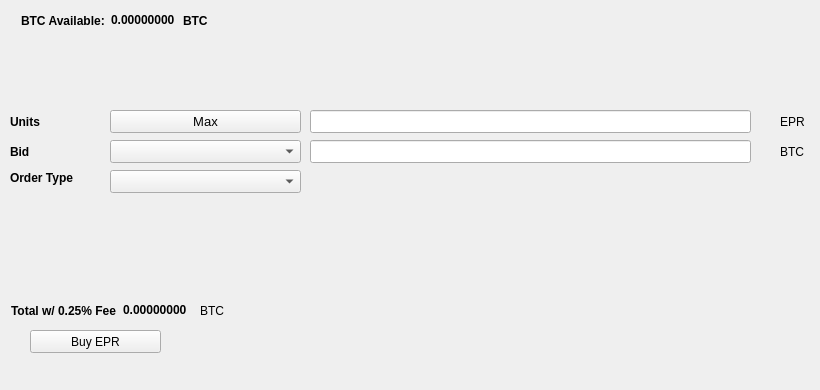
   <widget class="QWidget" name="BuyTab">
    <attribute name="title">
     <string>Buy</string>
    </attribute>
    <widget class="QPushButton" name="BuyEPR">
     <property name="geometry">
      <rect>
       <x>30</x>
       <y>330</y>
       <width>131</width>
       <height>23</height>
      </rect>
     </property>
     <property name="text">
      <string>Buy EPR</string>
     </property>
     <property name="icon">
      <iconset resource="../epr.qrc">
       <normaloff>:/icons/bitcoin</normaloff>:/icons/bitcoin</iconset>
     </property>
    </widget>
    <widget class="QLabel" name="label_3">
     <property name="geometry">
      <rect>
       <x>10</x>
       <y>110</y>
       <width>46</width>
       <height>23</height>
      </rect>
     </property>
     <property name="font">
      <font>
       <weight>75</weight>
       <bold>true</bold>
      </font>
     </property>
     <property name="text">
      <string>Units</string>
     </property>
    </widget>
    <widget class="QLineEdit" name="UnitsInput">
     <property name="geometry">
      <rect>
       <x>310</x>
       <y>110</y>
       <width>441</width>
       <height>23</height>
      </rect>
     </property>
     <property name="font">
      <font>
       <pointsize>9</pointsize>
       <weight>75</weight>
       <bold>true</bold>
      </font>
     </property>
    </widget>
    <widget class="QLineEdit" name="BuyBidPriceEdit">
     <property name="geometry">
      <rect>
       <x>310</x>
       <y>140</y>
       <width>441</width>
       <height>23</height>
      </rect>
     </property>
     <property name="font">
      <font>
       <pointsize>9</pointsize>
       <weight>75</weight>
       <bold>true</bold>
      </font>
     </property>
    </widget>
    <widget class="QLabel" name="label_4">
     <property name="geometry">
      <rect>
       <x>780</x>
       <y>110</y>
       <width>31</width>
       <height>23</height>
      </rect>
     </property>
     <property name="text">
      <string>EPR</string>
     </property>
    </widget>
    <widget class="QLabel" name="label_5">
     <property name="geometry">
      <rect>
       <x>780</x>
       <y>140</y>
       <width>31</width>
       <height>23</height>
      </rect>
     </property>
     <property name="text">
      <string>BTC</string>
     </property>
    </widget>
    <widget class="QLabel" name="label_6">
     <property name="geometry">
      <rect>
       <x>10</x>
       <y>140</y>
       <width>46</width>
       <height>23</height>
      </rect>
     </property>
     <property name="font">
      <font>
       <weight>75</weight>
       <bold>true</bold>
      </font>
     </property>
     <property name="text">
      <string>Bid</string>
     </property>
    </widget>
    <widget class="QLabel" name="label_7">
     <property name="geometry">
      <rect>
       <x>10</x>
       <y>170</y>
       <width>91</width>
       <height>16</height>
      </rect>
     </property>
     <property name="font">
      <font>
       <weight>75</weight>
       <bold>true</bold>
      </font>
     </property>
     <property name="text">
      <string>Order Type</string>
     </property>
    </widget>
    <widget class="QPushButton" name="Buy_Max_Amount">
     <property name="geometry">
      <rect>
       <x>110</x>
       <y>110</y>
       <width>191</width>
       <height>23</height>
      </rect>
     </property>
     <property name="font">
      <font>
       <pointsize>10</pointsize>
      </font>
     </property>
     <property name="text">
      <string>Max</string>
     </property>
    </widget>
    <widget class="QComboBox" name="BuyBidcomboBox">
     <property name="geometry">
      <rect>
       <x>110</x>
       <y>140</y>
       <width>191</width>
       <height>23</height>
      </rect>
     </property>
     <property name="font">
      <font>
       <pointsize>10</pointsize>
      </font>
     </property>
    </widget>
    <widget class="QComboBox" name="buyOrdertypeCombo">
     <property name="geometry">
      <rect>
       <x>110</x>
       <y>170</y>
       <width>191</width>
       <height>23</height>
      </rect>
     </property>
     <property name="font">
      <font>
       <pointsize>10</pointsize>
      </font>
     </property>
    </widget>
    <widget class="QWidget" name="layoutWidget1">
     <property name="geometry">
      <rect>
       <x>21</x>
       <y>11</y>
       <width>227</width>
       <height>19</height>
      </rect>
     </property>
     <layout class="QHBoxLayout" name="horizontalLayout_3">
      <item>
       <widget class="QLabel" name="label232">
        <property name="font">
         <font>
          <weight>75</weight>
          <bold>true</bold>
         </font>
        </property>
        <property name="text">
         <string>BTC Available:</string>
        </property>
       </widget>
      </item>
      <item>
       <widget class="QLabel" name="BtcAvailableLbl">
        <property name="palette">
         <palette>
          <active>
           <colorrole role="WindowText">
            <brush brushstyle="SolidPattern">
             <color alpha="255">
              <red>0</red>
              <green>0</green>
              <blue>0</blue>
             </color>
            </brush>
           </colorrole>
           <colorrole role="Button">
            <brush brushstyle="SolidPattern">
             <color alpha="255">
              <red>0</red>
              <green>170</green>
              <blue>0</blue>
             </color>
            </brush>
           </colorrole>
           <colorrole role="Light">
            <brush brushstyle="SolidPattern">
             <color alpha="255">
              <red>0</red>
              <green>255</green>
              <blue>0</blue>
             </color>
            </brush>
           </colorrole>
           <colorrole role="Midlight">
            <brush brushstyle="SolidPattern">
             <color alpha="255">
              <red>0</red>
              <green>212</green>
              <blue>0</blue>
             </color>
            </brush>
           </colorrole>
           <colorrole role="Dark">
            <brush brushstyle="SolidPattern">
             <color alpha="255">
              <red>0</red>
              <green>85</green>
              <blue>0</blue>
             </color>
            </brush>
           </colorrole>
           <colorrole role="Mid">
            <brush brushstyle="SolidPattern">
             <color alpha="255">
              <red>0</red>
              <green>113</green>
              <blue>0</blue>
             </color>
            </brush>
           </colorrole>
           <colorrole role="Text">
            <brush brushstyle="SolidPattern">
             <color alpha="255">
              <red>0</red>
              <green>170</green>
              <blue>0</blue>
             </color>
            </brush>
           </colorrole>
           <colorrole role="BrightText">
            <brush brushstyle="SolidPattern">
             <color alpha="255">
              <red>255</red>
              <green>255</green>
              <blue>255</blue>
             </color>
            </brush>
           </colorrole>
           <colorrole role="ButtonText">
            <brush brushstyle="SolidPattern">
             <color alpha="255">
              <red>0</red>
              <green>0</green>
              <blue>0</blue>
             </color>
            </brush>
           </colorrole>
           <colorrole role="Base">
            <brush brushstyle="SolidPattern">
             <color alpha="255">
              <red>255</red>
              <green>255</green>
              <blue>255</blue>
             </color>
            </brush>
           </colorrole>
           <colorrole role="Window">
            <brush brushstyle="SolidPattern">
             <color alpha="255">
              <red>0</red>
              <green>170</green>
              <blue>0</blue>
             </color>
            </brush>
           </colorrole>
           <colorrole role="Shadow">
            <brush brushstyle="SolidPattern">
             <color alpha="255">
              <red>0</red>
              <green>0</green>
              <blue>0</blue>
             </color>
            </brush>
           </colorrole>
           <colorrole role="AlternateBase">
            <brush brushstyle="SolidPattern">
             <color alpha="255">
              <red>127</red>
              <green>212</green>
              <blue>127</blue>
             </color>
            </brush>
           </colorrole>
           <colorrole role="ToolTipBase">
            <brush brushstyle="SolidPattern">
             <color alpha="255">
              <red>255</red>
              <green>255</green>
              <blue>220</blue>
             </color>
            </brush>
           </colorrole>
           <colorrole role="ToolTipText">
            <brush brushstyle="SolidPattern">
             <color alpha="255">
              <red>0</red>
              <green>0</green>
              <blue>0</blue>
             </color>
            </brush>
           </colorrole>
          </active>
          <inactive>
           <colorrole role="WindowText">
            <brush brushstyle="SolidPattern">
             <color alpha="255">
              <red>0</red>
              <green>0</green>
              <blue>0</blue>
             </color>
            </brush>
           </colorrole>
           <colorrole role="Button">
            <brush brushstyle="SolidPattern">
             <color alpha="255">
              <red>0</red>
              <green>170</green>
              <blue>0</blue>
             </color>
            </brush>
           </colorrole>
           <colorrole role="Light">
            <brush brushstyle="SolidPattern">
             <color alpha="255">
              <red>0</red>
              <green>255</green>
              <blue>0</blue>
             </color>
            </brush>
           </colorrole>
           <colorrole role="Midlight">
            <brush brushstyle="SolidPattern">
             <color alpha="255">
              <red>0</red>
              <green>212</green>
              <blue>0</blue>
             </color>
            </brush>
           </colorrole>
           <colorrole role="Dark">
            <brush brushstyle="SolidPattern">
             <color alpha="255">
              <red>0</red>
              <green>85</green>
              <blue>0</blue>
             </color>
            </brush>
           </colorrole>
           <colorrole role="Mid">
            <brush brushstyle="SolidPattern">
             <color alpha="255">
              <red>0</red>
              <green>113</green>
              <blue>0</blue>
             </color>
            </brush>
           </colorrole>
           <colorrole role="Text">
            <brush brushstyle="SolidPattern">
             <color alpha="255">
              <red>0</red>
              <green>170</green>
              <blue>0</blue>
             </color>
            </brush>
           </colorrole>
           <colorrole role="BrightText">
            <brush brushstyle="SolidPattern">
             <color alpha="255">
              <red>255</red>
              <green>255</green>
              <blue>255</blue>
             </color>
            </brush>
           </colorrole>
           <colorrole role="ButtonText">
            <brush brushstyle="SolidPattern">
             <color alpha="255">
              <red>0</red>
              <green>0</green>
              <blue>0</blue>
             </color>
            </brush>
           </colorrole>
           <colorrole role="Base">
            <brush brushstyle="SolidPattern">
             <color alpha="255">
              <red>255</red>
              <green>255</green>
              <blue>255</blue>
             </color>
            </brush>
           </colorrole>
           <colorrole role="Window">
            <brush brushstyle="SolidPattern">
             <color alpha="255">
              <red>0</red>
              <green>170</green>
              <blue>0</blue>
             </color>
            </brush>
           </colorrole>
           <colorrole role="Shadow">
            <brush brushstyle="SolidPattern">
             <color alpha="255">
              <red>0</red>
              <green>0</green>
              <blue>0</blue>
             </color>
            </brush>
           </colorrole>
           <colorrole role="AlternateBase">
            <brush brushstyle="SolidPattern">
             <color alpha="255">
              <red>127</red>
              <green>212</green>
              <blue>127</blue>
             </color>
            </brush>
           </colorrole>
           <colorrole role="ToolTipBase">
            <brush brushstyle="SolidPattern">
             <color alpha="255">
              <red>255</red>
              <green>255</green>
              <blue>220</blue>
             </color>
            </brush>
           </colorrole>
           <colorrole role="ToolTipText">
            <brush brushstyle="SolidPattern">
             <color alpha="255">
              <red>0</red>
              <green>0</green>
              <blue>0</blue>
             </color>
            </brush>
           </colorrole>
          </inactive>
          <disabled>
           <colorrole role="WindowText">
            <brush brushstyle="SolidPattern">
             <color alpha="255">
              <red>0</red>
              <green>85</green>
              <blue>0</blue>
             </color>
            </brush>
           </colorrole>
           <colorrole role="Button">
            <brush brushstyle="SolidPattern">
             <color alpha="255">
              <red>0</red>
              <green>170</green>
              <blue>0</blue>
             </color>
            </brush>
           </colorrole>
           <colorrole role="Light">
            <brush brushstyle="SolidPattern">
             <color alpha="255">
              <red>0</red>
              <green>255</green>
              <blue>0</blue>
             </color>
            </brush>
           </colorrole>
           <colorrole role="Midlight">
            <brush brushstyle="SolidPattern">
             <color alpha="255">
              <red>0</red>
              <green>212</green>
              <blue>0</blue>
             </color>
            </brush>
           </colorrole>
           <colorrole role="Dark">
            <brush brushstyle="SolidPattern">
             <color alpha="255">
              <red>0</red>
              <green>85</green>
              <blue>0</blue>
             </color>
            </brush>
           </colorrole>
           <colorrole role="Mid">
            <brush brushstyle="SolidPattern">
             <color alpha="255">
              <red>0</red>
              <green>113</green>
              <blue>0</blue>
             </color>
            </brush>
           </colorrole>
           <colorrole role="Text">
            <brush brushstyle="SolidPattern">
             <color alpha="255">
              <red>0</red>
              <green>85</green>
              <blue>0</blue>
             </color>
            </brush>
           </colorrole>
           <colorrole role="BrightText">
            <brush brushstyle="SolidPattern">
             <color alpha="255">
              <red>255</red>
              <green>255</green>
              <blue>255</blue>
             </color>
            </brush>
           </colorrole>
           <colorrole role="ButtonText">
            <brush brushstyle="SolidPattern">
             <color alpha="255">
              <red>0</red>
              <green>85</green>
              <blue>0</blue>
             </color>
            </brush>
           </colorrole>
           <colorrole role="Base">
            <brush brushstyle="SolidPattern">
             <color alpha="255">
              <red>0</red>
              <green>170</green>
              <blue>0</blue>
             </color>
            </brush>
           </colorrole>
           <colorrole role="Window">
            <brush brushstyle="SolidPattern">
             <color alpha="255">
              <red>0</red>
              <green>170</green>
              <blue>0</blue>
             </color>
            </brush>
           </colorrole>
           <colorrole role="Shadow">
            <brush brushstyle="SolidPattern">
             <color alpha="255">
              <red>0</red>
              <green>0</green>
              <blue>0</blue>
             </color>
            </brush>
           </colorrole>
           <colorrole role="AlternateBase">
            <brush brushstyle="SolidPattern">
             <color alpha="255">
              <red>0</red>
              <green>170</green>
              <blue>0</blue>
             </color>
            </brush>
           </colorrole>
           <colorrole role="ToolTipBase">
            <brush brushstyle="SolidPattern">
             <color alpha="255">
              <red>255</red>
              <green>255</green>
              <blue>220</blue>
             </color>
            </brush>
           </colorrole>
           <colorrole role="ToolTipText">
            <brush brushstyle="SolidPattern">
             <color alpha="255">
              <red>0</red>
              <green>0</green>
              <blue>0</blue>
             </color>
            </brush>
           </colorrole>
          </disabled>
         </palette>
        </property>
        <property name="font">
         <font>
          <weight>75</weight>
          <bold>true</bold>
         </font>
        </property>
        <property name="text">
         <string>0.00000000</string>
        </property>
        <property name="textInteractionFlags">
         <set>Qt::LinksAccessibleByMouse|Qt::TextSelectableByKeyboard|Qt::TextSelectableByMouse</set>
        </property>
       </widget>
      </item>
      <item>
       <widget class="QLabel" name="BtcAvailableLbl_2">
        <property name="font">
         <font>
          <weight>75</weight>
          <bold>true</bold>
         </font>
        </property>
        <property name="text">
         <string>BTC</string>
        </property>
       </widget>
      </item>
     </layout>
    </widget>
    <widget class="QWidget" name="layoutWidge2">
     <property name="geometry">
      <rect>
       <x>11</x>
       <y>301</y>
       <width>259</width>
       <height>19</height>
      </rect>
     </property>
     <layout class="QHBoxLayout" name="horizontalLayout_4">
      <item>
       <widget class="QLabel" name="label_9">
        <property name="font">
         <font>
          <weight>75</weight>
          <bold>true</bold>
         </font>
        </property>
        <property name="text">
         <string>Total w/ 0.25% Fee</string>
        </property>
       </widget>
      </item>
      <item>
       <widget class="QLabel" name="BuyCostLabel">
        <property name="palette">
         <palette>
          <active>
           <colorrole role="WindowText">
            <brush brushstyle="SolidPattern">
             <color alpha="255">
              <red>0</red>
              <green>0</green>
              <blue>0</blue>
             </color>
            </brush>
           </colorrole>
           <colorrole role="Button">
            <brush brushstyle="SolidPattern">
             <color alpha="255">
              <red>0</red>
              <green>170</green>
              <blue>0</blue>
             </color>
            </brush>
           </colorrole>
           <colorrole role="Light">
            <brush brushstyle="SolidPattern">
             <color alpha="255">
              <red>0</red>
              <green>255</green>
              <blue>0</blue>
             </color>
            </brush>
           </colorrole>
           <colorrole role="Midlight">
            <brush brushstyle="SolidPattern">
             <color alpha="255">
              <red>0</red>
              <green>212</green>
              <blue>0</blue>
             </color>
            </brush>
           </colorrole>
           <colorrole role="Dark">
            <brush brushstyle="SolidPattern">
             <color alpha="255">
              <red>0</red>
              <green>85</green>
              <blue>0</blue>
             </color>
            </brush>
           </colorrole>
           <colorrole role="Mid">
            <brush brushstyle="SolidPattern">
             <color alpha="255">
              <red>0</red>
              <green>113</green>
              <blue>0</blue>
             </color>
            </brush>
           </colorrole>
           <colorrole role="Text">
            <brush brushstyle="SolidPattern">
             <color alpha="255">
              <red>0</red>
              <green>170</green>
              <blue>0</blue>
             </color>
            </brush>
           </colorrole>
           <colorrole role="BrightText">
            <brush brushstyle="SolidPattern">
             <color alpha="255">
              <red>255</red>
              <green>255</green>
              <blue>255</blue>
             </color>
            </brush>
           </colorrole>
           <colorrole role="ButtonText">
            <brush brushstyle="SolidPattern">
             <color alpha="255">
              <red>0</red>
              <green>0</green>
              <blue>0</blue>
             </color>
            </brush>
           </colorrole>
           <colorrole role="Base">
            <brush brushstyle="SolidPattern">
             <color alpha="255">
              <red>255</red>
              <green>255</green>
              <blue>255</blue>
             </color>
            </brush>
           </colorrole>
           <colorrole role="Window">
            <brush brushstyle="SolidPattern">
             <color alpha="255">
              <red>0</red>
              <green>170</green>
              <blue>0</blue>
             </color>
            </brush>
           </colorrole>
           <colorrole role="Shadow">
            <brush brushstyle="SolidPattern">
             <color alpha="255">
              <red>0</red>
              <green>0</green>
              <blue>0</blue>
             </color>
            </brush>
           </colorrole>
           <colorrole role="AlternateBase">
            <brush brushstyle="SolidPattern">
             <color alpha="255">
              <red>127</red>
              <green>212</green>
              <blue>127</blue>
             </color>
            </brush>
           </colorrole>
           <colorrole role="ToolTipBase">
            <brush brushstyle="SolidPattern">
             <color alpha="255">
              <red>255</red>
              <green>255</green>
              <blue>220</blue>
             </color>
            </brush>
           </colorrole>
           <colorrole role="ToolTipText">
            <brush brushstyle="SolidPattern">
             <color alpha="255">
              <red>0</red>
              <green>0</green>
              <blue>0</blue>
             </color>
            </brush>
           </colorrole>
          </active>
          <inactive>
           <colorrole role="WindowText">
            <brush brushstyle="SolidPattern">
             <color alpha="255">
              <red>0</red>
              <green>0</green>
              <blue>0</blue>
             </color>
            </brush>
           </colorrole>
           <colorrole role="Button">
            <brush brushstyle="SolidPattern">
             <color alpha="255">
              <red>0</red>
              <green>170</green>
              <blue>0</blue>
             </color>
            </brush>
           </colorrole>
           <colorrole role="Light">
            <brush brushstyle="SolidPattern">
             <color alpha="255">
              <red>0</red>
              <green>255</green>
              <blue>0</blue>
             </color>
            </brush>
           </colorrole>
           <colorrole role="Midlight">
            <brush brushstyle="SolidPattern">
             <color alpha="255">
              <red>0</red>
              <green>212</green>
              <blue>0</blue>
             </color>
            </brush>
           </colorrole>
           <colorrole role="Dark">
            <brush brushstyle="SolidPattern">
             <color alpha="255">
              <red>0</red>
              <green>85</green>
              <blue>0</blue>
             </color>
            </brush>
           </colorrole>
           <colorrole role="Mid">
            <brush brushstyle="SolidPattern">
             <color alpha="255">
              <red>0</red>
              <green>113</green>
              <blue>0</blue>
             </color>
            </brush>
           </colorrole>
           <colorrole role="Text">
            <brush brushstyle="SolidPattern">
             <color alpha="255">
              <red>0</red>
              <green>170</green>
              <blue>0</blue>
             </color>
            </brush>
           </colorrole>
           <colorrole role="BrightText">
            <brush brushstyle="SolidPattern">
             <color alpha="255">
              <red>255</red>
              <green>255</green>
              <blue>255</blue>
             </color>
            </brush>
           </colorrole>
           <colorrole role="ButtonText">
            <brush brushstyle="SolidPattern">
             <color alpha="255">
              <red>0</red>
              <green>0</green>
              <blue>0</blue>
             </color>
            </brush>
           </colorrole>
           <colorrole role="Base">
            <brush brushstyle="SolidPattern">
             <color alpha="255">
              <red>255</red>
              <green>255</green>
              <blue>255</blue>
             </color>
            </brush>
           </colorrole>
           <colorrole role="Window">
            <brush brushstyle="SolidPattern">
             <color alpha="255">
              <red>0</red>
              <green>170</green>
              <blue>0</blue>
             </color>
            </brush>
           </colorrole>
           <colorrole role="Shadow">
            <brush brushstyle="SolidPattern">
             <color alpha="255">
              <red>0</red>
              <green>0</green>
              <blue>0</blue>
             </color>
            </brush>
           </colorrole>
           <colorrole role="AlternateBase">
            <brush brushstyle="SolidPattern">
             <color alpha="255">
              <red>127</red>
              <green>212</green>
              <blue>127</blue>
             </color>
            </brush>
           </colorrole>
           <colorrole role="ToolTipBase">
            <brush brushstyle="SolidPattern">
             <color alpha="255">
              <red>255</red>
              <green>255</green>
              <blue>220</blue>
             </color>
            </brush>
           </colorrole>
           <colorrole role="ToolTipText">
            <brush brushstyle="SolidPattern">
             <color alpha="255">
              <red>0</red>
              <green>0</green>
              <blue>0</blue>
             </color>
            </brush>
           </colorrole>
          </inactive>
          <disabled>
           <colorrole role="WindowText">
            <brush brushstyle="SolidPattern">
             <color alpha="255">
              <red>0</red>
              <green>85</green>
              <blue>0</blue>
             </color>
            </brush>
           </colorrole>
           <colorrole role="Button">
            <brush brushstyle="SolidPattern">
             <color alpha="255">
              <red>0</red>
              <green>170</green>
              <blue>0</blue>
             </color>
            </brush>
           </colorrole>
           <colorrole role="Light">
            <brush brushstyle="SolidPattern">
             <color alpha="255">
              <red>0</red>
              <green>255</green>
              <blue>0</blue>
             </color>
            </brush>
           </colorrole>
           <colorrole role="Midlight">
            <brush brushstyle="SolidPattern">
             <color alpha="255">
              <red>0</red>
              <green>212</green>
              <blue>0</blue>
             </color>
            </brush>
           </colorrole>
           <colorrole role="Dark">
            <brush brushstyle="SolidPattern">
             <color alpha="255">
              <red>0</red>
              <green>85</green>
              <blue>0</blue>
             </color>
            </brush>
           </colorrole>
           <colorrole role="Mid">
            <brush brushstyle="SolidPattern">
             <color alpha="255">
              <red>0</red>
              <green>113</green>
              <blue>0</blue>
             </color>
            </brush>
           </colorrole>
           <colorrole role="Text">
            <brush brushstyle="SolidPattern">
             <color alpha="255">
              <red>0</red>
              <green>85</green>
              <blue>0</blue>
             </color>
            </brush>
           </colorrole>
           <colorrole role="BrightText">
            <brush brushstyle="SolidPattern">
             <color alpha="255">
              <red>255</red>
              <green>255</green>
              <blue>255</blue>
             </color>
            </brush>
           </colorrole>
           <colorrole role="ButtonText">
            <brush brushstyle="SolidPattern">
             <color alpha="255">
              <red>0</red>
              <green>85</green>
              <blue>0</blue>
             </color>
            </brush>
           </colorrole>
           <colorrole role="Base">
            <brush brushstyle="SolidPattern">
             <color alpha="255">
              <red>0</red>
              <green>170</green>
              <blue>0</blue>
             </color>
            </brush>
           </colorrole>
           <colorrole role="Window">
            <brush brushstyle="SolidPattern">
             <color alpha="255">
              <red>0</red>
              <green>170</green>
              <blue>0</blue>
             </color>
            </brush>
           </colorrole>
           <colorrole role="Shadow">
            <brush brushstyle="SolidPattern">
             <color alpha="255">
              <red>0</red>
              <green>0</green>
              <blue>0</blue>
             </color>
            </brush>
           </colorrole>
           <colorrole role="AlternateBase">
            <brush brushstyle="SolidPattern">
             <color alpha="255">
              <red>0</red>
              <green>170</green>
              <blue>0</blue>
             </color>
            </brush>
           </colorrole>
           <colorrole role="ToolTipBase">
            <brush brushstyle="SolidPattern">
             <color alpha="255">
              <red>255</red>
              <green>255</green>
              <blue>220</blue>
             </color>
            </brush>
           </colorrole>
           <colorrole role="ToolTipText">
            <brush brushstyle="SolidPattern">
             <color alpha="255">
              <red>0</red>
              <green>0</green>
              <blue>0</blue>
             </color>
            </brush>
           </colorrole>
          </disabled>
         </palette>
        </property>
        <property name="font">
         <font>
          <weight>75</weight>
          <bold>true</bold>
         </font>
        </property>
        <property name="autoFillBackground">
         <bool>false</bool>
        </property>
        <property name="text">
         <string>0.00000000</string>
        </property>
        <property name="textInteractionFlags">
         <set>Qt::LinksAccessibleByMouse|Qt::TextSelectableByMouse</set>
        </property>
       </widget>
      </item>
      <item>
       <widget class="QLabel" name="label_10">
        <property name="font">
         <font>
          <weight>50</weight>
          <bold>false</bold>
         </font>
        </property>
        <property name="text">
         <string>BTC</string>
        </property>
       </widget>
      </item>
     </layout>
    </widget>
    <widget class="QLabel" name="label_24">
     <property name="geometry">
      <rect>
       <x>460</x>
       <y>300</y>
       <width>281</width>
       <height>81</height>
      </rect>
     </property>
     <property name="text">
      <string/>
     </property>
     <property name="pixmap">
      <pixmap>:/images/bittrex</pixmap>
     </property>
    </widget>
   </widget>
